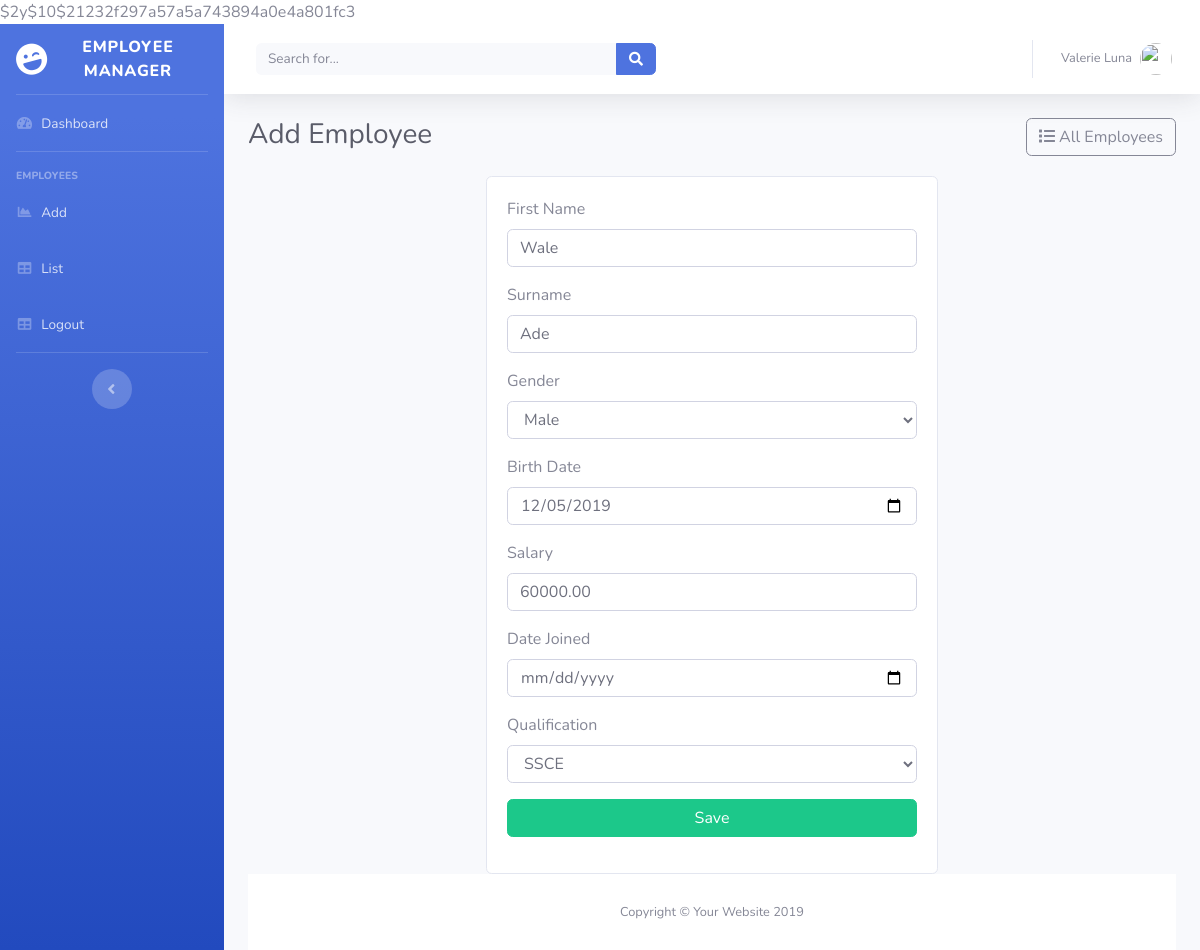
/update.php?employee_id=3 (signed in), run on the app's committed database.
### tables this page shows
CREATE TABLE `employee` (
  `id` int(10) NOT NULL,
  `firstname` varchar(300) NOT NULL,
  `lastname` varchar(300) DEFAULT NULL,
  `date_of_birth` date DEFAULT NULL,
  `qualification_id` int(10) DEFAULT NULL,
  `salary` decimal(10,2) DEFAULT NULL,
  `date_joined` date DEFAULT NULL,
  `gender` varchar(100) NOT NULL
);

### includes/functions.php (called while the page is built, shortened)
<?php
function sql_query($sql, $bind_param = null, $data = null)
{
    global $conn;
    if( $bind_param &&  $data  )
    {
        $stmt = $conn->prepare($sql);
        $stmt->bind_param($bind_param, ...$data);
        $stmt->execute();
    }
    else
    {
        $stmt = $conn->query($sql);
    }
    return  $stmt;
}
function sql_fetch_one($sql, $bind_param = null, $data = null)
{
    $stmt = sql_query($sql, $bind_param, $data);
    $r = $bind_param ? $stmt->get_result() : $stmt;
    $data = [];
    while ( $row = mysqli_fetch_assoc($r) ) {
        $data[] = $row;
    }
    return $data[0] ?? null;
}
function sql_fetch_all($sql, $bind_param = null, $data = null)
{
    $stmt = sql_query($sql, $bind_param, $data);
    $r = $bind_param ? $stmt->get_result() : $stmt;
    $data = [];
    while ( $row = mysqli_fetch_assoc($r) ) {
        $data[] = $row;
    }
    return $data;
}
function get_qualifications()
{
    return   sql_fetch_all('SELECT * FROM qualification');
}

### form.php (the view, shortened to what this page needs)
<form action="<?= $form_url ?>" method="post">
    <div class="form-group">
        <label> First Name</label>
        <input required class="form-control" name="firstname" value="<?= $firstname ?>">
    </div>
    <div class="form-group">
        <label> Surname</label>
        <input required class="form-control" name="lastname" value="<?= $lastname ?>">
    </div>
    <div class="form-group">
        <label> Gender</label>
        <select name="gender" class="form-control">
                <option value="Male">Male</option>
        </select>
    </div>
    <div class="form-group">
        <label> Birth Date</label>
        <input type="date" class="form-control" name="date_of_birth" value="<?= $date_of_birth ?>">
    </div>
    <div class="form-group">
        <label> Salary</label>
        <input type="number" class="form-control" name="salary" value="<?= $salary ?>">
    </div>
    <div class="form-group">
        <label> Date Joined</label>
        <input type="date" class="form-control" name="date_joined" value="<?= $date_joined ?>">
    </div>
    <div class="form-group">
        <label> Qualification</label>
        <select name="qualification_id" class="form-control">
            <?php foreach(get_qualifications() as $row) {  ?>
                <option value="<?= $row['id'] ?>"> <?= $row['name'] ?></option>
            <?php }?>
        </select>
    </div>
    <button name="submit" class="btn btn-success btn-block"> Save </button>

### data on the page
employee: firstname "Wale", lastname "Ade", date_of_birth "12/05/2019", salary "60000.00"

### other printed values
form field qualification_id "SSCE"
